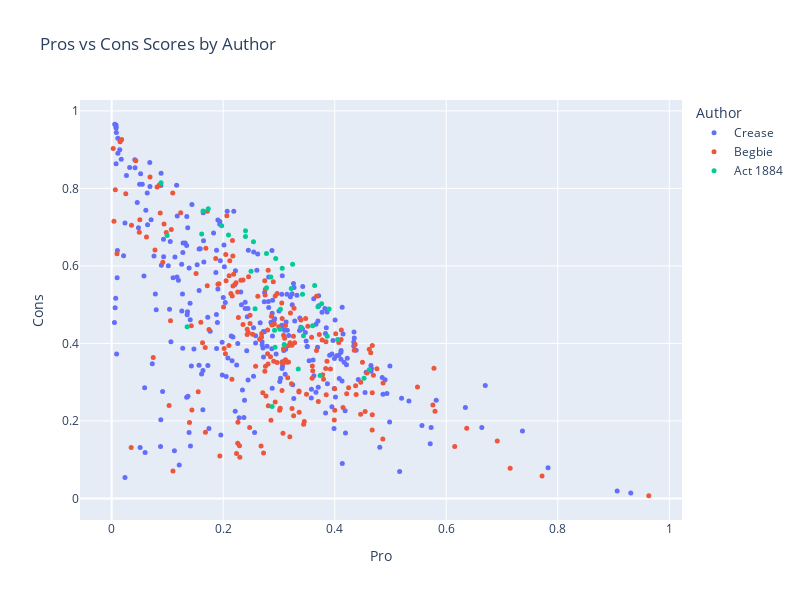

Source (notebook cell):
### Markdown cell above
We visualize the distribution of the Pro scores and Cons scores for each author using interactive scatter plots and histograms below to see how the scores are distributed across the sentences. This allows us to see if there are any patterns or trends in the stances of the authors

### Code cell
df_scores['Text'] = df_scores['Text'].apply(lambda t: wrap_text(t, width = 50))

fig = px.scatter(
    df_scores,
    x="Pro",
    y="Cons",
    color="Author",
    hover_data=["Text"],
    title="Pros vs Cons Scores by Author",
    width=800,
    height=600
)

fig.update_traces(marker=dict(size=5))
fig.show()

### Figure 1 — Plotly figure (JSON) as saved in the notebook; plotly's stock layout.template omitted (floating-point values rounded to 4 significant figures; data arrays with more than 128 entries replaced by an {"elided": "..."} marker saying what was removed)
{"data": [{"customdata": {"elided": "287x1 str values"}, "hovertemplate": "Author=Crease<br>Pro=%{x}<br>Cons=%{y}<br>Text=%{customdata[0]}<extra></extra>", "legendgroup": "Crease", "marker": {"color": "#636efa", "size": 5, "symbol": "circle"}, "mode": "markers", "name": "Crease", "orientation": "v", "showlegend": true, "type": "scatter", "x": {"elided": "287 float values"}, "xaxis": "x", "y": {"elided": "287 float values"}, "yaxis": "y"}, {"customdata": {"elided": "202x1 str values"}, "hovertemplate": "Author=Begbie<br>Pro=%{x}<br>Cons=%{y}<br>Text=%{customdata[0]}<extra></extra>", "legendgroup": "Begbie", "marker": {"color": "#EF553B", "size": 5, "symbol": "circle"}, "mode": "markers", "name": "Begbie", "orientation": "v", "showlegend": true, "type": "scatter", "x": {"elided": "202 float values"}, "xaxis": "x", "y": {"elided": "202 float values"}, "yaxis": "y"}, {"customdata": [["An Act to regulate the Chinese population of<br>British Columbia."], ["WHEREAS the incoming of Chinese to British<br>Columbia largely exceeds that of any other class<br>of immigrant, and the population so introduced are<br>fast becoming superior in number to our own race;<br>are not disposed to be governed by our laws; are<br>dissimilar in habits and occupation from our<br>people; evade the payment of taxes justly due to<br>the Government; are governed by pestilential<br>habits; are useless in instances of emergency;<br>habitually desecrate grave yards by the removal of<br>bodies therefrom; and generally the laws governing<br>the whites are found to be inapplicable to<br>Chinese, and such Chinese are inclined to habits<br>subversive of the comfort and well-being of the<br>community:    And whereas it is expedient to pass<br>special laws for the Government of Chinese:<br>Therefore, Her Majesty, by and with the advice and<br>consent of the Legislative Assembly of the<br>Province of British Columbia, enacts as follows:—<br>1."], ["This Act shall be cited as the \"Chinese Regulation<br>Act, 1884.\""], ["The term \"Chinese\" wherever used in this Act shall<br>mean any native of the Chinese Empire or its<br>dependencies not born of British parents, and<br>shall include any person of the Chinese race."], ["From and after the passage of this Act there shall<br>be payable and paid by every Chinese in British<br>Columbia, above the age of fourteen years, unto<br>and for the use of Her Majesty, Her heirs and<br>successors, the sum of ten dollars, and thereafter<br>on the 1st day of June in each and every year<br>there shall be likewise payable and paid by such<br>Chinese person a further sum of ten dollars."], ["The Lieutenant-Governor in Council shall<br>immediately upon the passage of this Act, and from<br>time to time thereafter as occasion may require,<br>appoint in each electoral district, one or more<br>person or persons to be called Chinese Collectors,<br>to collect and receive such payments from Chinese,<br>and such Collector or Collectors immediately upon<br>such payment shall issue and deliver to the person<br>paying the same a licence in the form contained in<br>the Schedule hereto, and the Lieutenant-Governor<br>in Council may require from the Collectors so to<br>be appointed such security as he may see fit and<br>may allow them such percentage upon the amount of<br>collections as may seem reasonable and just, and<br>the Lieutenant-Governor in Council may further<br>allow such additional sum by way of expenses as<br>may be necessary and reasonable for the purpose of<br>carrying out the provisions of this Act."], ["Any Chinese who shall be found within the Province<br>not having in his possession a licence issued<br>under the provisions of this Act, lawfully issued<br>to him, shall on conviction thereof forfeit and<br>pay a sum not exceeding forty dollars."], ["Any Collector or Government servant wilfully<br>disobeying any of the provisions of this Act shall<br>forfeit and pay a sum not exceeding one hundred<br>dollars."], ["Every Collector shall collect the tax from each<br>Chinese, and shall as soon afterwards as may be<br>pay over the amount to the Officer in charge of<br>the Treasury, or to such other person as the<br>Lieutenant-Governor in Council may from time to<br>time direct."], ["Every employer of Chinese shall furnish to the<br>Collector, when requested by him so to do, from<br>time to time, a list of all Chinese in his employ,<br>or indirectly employed by him; but no such<br>statement shall bind the Collector, nor shall<br>excuse him from making due enquiry to ascertain<br>its correctness."], ["In case any employer of Chinese fails to deliver<br>to the Collector the list mentioned in the<br>preceding section, when required so to do, or<br>knowingly states anything falsely therein, such<br>employer shall, on complaint of the Collector and<br>upon conviction before a Justice of the Peace<br>having jurisdiction within the district wherein<br>such employer carries on his business, forfeit and<br>pay a fine not exceeding one hundred dollars for<br>every Chinese in his employ, to be recovered by<br>distress of the goods and chattels of such<br>employer failing to pay the same, or in lieu<br>thereof shall be liable to imprisonment for a<br>period not less than one month and not exceeding<br>two calendar months."], ["The Collector may, by himself or his agent, levy<br>the amount of the licence from any Chinese not<br>being in lawful possession of a licence, with<br>costs, by distress of his goods and chattels, or<br>of any goods and chattels which may be in the<br>possession of the delinquent, or which may be upon<br>or in any premises (whether the goods of the<br>delinquent or not) for the time being in the<br>possession or occupation of such delinquent<br>Chinese, and for the purposes of this section<br>premises shall be deemed to be in the possession<br>or occupation of any Chinese when it can be shewn<br>to the satisfaction of the tribunal having<br>cognizance of the matter—    (a.)"], ["That such Chinese habitually frequents such<br>premises with the assent of the owner."], ["That he is the owner or one of the owners of the<br>premises, or has control either alone or jointly<br>with another or others of such premises or some<br>part thereof."], ["(c.) That he has passed the night or slept upon<br>such premises at any time within a week of the<br>levy."], ["It shall be sufficient authority for the Collector<br>to levy as aforesaid on the non-production of the<br>licence."], ["Proof of the lawful possession of such receipt<br>shall lie on the person whose goods are<br>distrained."], ["Every employer of Chinese shall demand from every<br>such Licence to be demanded by employer and<br>retained during the service."], ["Chinese in his employ his licence, and shall<br>retain the same in his possession during the time<br>such Chinese is in his employ, and shall return<br>the same to him when he leaves his service; and<br>every employer as aforesaid shall produce to the<br>Collector, whenever required so to do, such<br>licence for his inspection."], ["The Toll Collector at any and every toll gate<br>which may exist in the Province from time to time,<br>shall, before allowing any Chinese to pass through<br>any toll gate, demand from such Chinese the<br>production of his licence, and, until the same is<br>produced, such Chinese shall not be allowed to<br>proceed through the toll gate."], ["It shall be unlawful for any person to employ any<br>Chinese who has not in his possession the licence<br>required by this Act, and any person guilty of an<br>infraction of the provisions of this section shall<br>forfeit and pay a fine not exceeding fifty dollars<br>for every Chinese so employed."], ["The sum payable by a Chinese for a free miner’s<br>certificate shall be fifteen dollars for each year<br>during which the same is to be in force instead of<br>five dollars, as by the present mining laws<br>provided, and no free miner’s certificate shall<br>hereafter be issued to any Chinese except upon<br>payment of the said sum of fifteen dollars."], ["Any Chinese who shall be found mining for gold and<br>precious metals, or following the ordinary<br>occupation of a free miner, whether on his own<br>account or for others, without having in his<br>possession a free miner’s certificate, lawfully<br>issued to him subsequently to the passage of this<br>Act, and any person who shall employ any Chinese<br>in and about gold mining who has not in his<br>possession such a certificate, shall forfeit and<br>pay a sum not exceeding thirty dollars."], ["of the Schedule A to the “Licences Ordinance,<br>1867,” is hereby amended by adding thereto the<br>following words: “but no licence shall be issued<br>to any Chinese.”    17."], ["Without the permission in writing of the<br>Provincial Secretary or Government Agent of the<br>district or place where the permission is sought<br>it shall be unlawful to remove the remains of any<br>dead Chinese from any cemetery or place where such<br>dead Chinese may have been interred, or to exhume<br>the bodies or remains of any dead Chinese, and any<br>person guilty of an infraction of this section<br>shall forfeit and pay a sum not exceeding one<br>hundred dollars."], ["The use of opium (except for medicinal or surgical<br>purposes) is hereby prohibited, and any person who<br>shall use or consume, or have in his possession<br>any opium, except for the purposes aforesaid,<br>shall forfeit and pay a penalty not exceeding one<br>hundred dollars, and the onus of proof shall lie<br>upon the party charged of showing that such opium<br>was used, or consumed, or in his possession for<br>medicinal or surgical purposes."], ["Any pecuniary penalty by this Act imposed may be<br>sued for and recovered in a summary way before any<br>Justice of the Peace having jurisdiction in the<br>locality where the charge is made, and in default<br>of immediate payment of any such penalty the same<br>may be recovered by distress and sale of the goods<br>of the offender, and failing sufficient distress,<br>the offender shall suffer a term of imprisonment<br>not exceeding three calendar months."], ["No conviction for any offence shall be quashed for<br>want of form, and no conviction shall be removed<br>into any of Her Majesty’s Courts by certiorari or<br>reviewed in any manner, except by appeal in manner<br>hereinafter stated, that is to say: Any Chinese<br>convicted of an offence against the provisions of<br>this Act may appeal to the County Court nearest to<br>the place of conviction, provided he shall, within<br>four days after such conviction, have given notice<br>in writing to the convicting Magistrate of his<br>intention to appeal, and shall have furnished<br>security in the sum of one hundred dollars,<br>conditioned to abide by the decision of the<br>appellate Court, and shall have also deposited<br>with the convicting Magistrate a sum of money<br>sufficient in the opinion of such Magistrate to<br>pay the costs and expenses of a jury to try such<br>appeal, and such appeal shall be heard and tried<br>before the County Court, with or without a jury of<br>five, at the option of the parties, and<br>notwithstanding any defect in the proceedings, the<br>appeal shall be heard and decided on the merits,<br>and if the conviction be affirmed the appellant<br>shall be punished according to the conviction, and<br>shall pay the costs of the appeal, and if the<br>appeal be allowed, it shall be lawful for the<br>Lieutenant-Governor in Council to issue his<br>warrant to the Treasurer for the repayment to the<br>appellant of the money paid by him for jury<br>process."], ["Any Chinese who shall lend his licence or free<br>miner’s certificate to another Chinese, and any<br>Chinese who shall utter or pass off upon any<br>Collector or other person any licence or free<br>miner’s certificate other than his own, with<br>intent himself to avoid payment of the licence fee<br>payable under this Act, (and the onus of proving<br>that such was not his intent, shall rest upon the<br>person charged), shall forfeit and pay a penalty<br>of not less than twenty dollars nor more than one<br>hundred dollars."], ["The tribunal having cognizance of any matter under<br>the provisions of this Act may decide, upon its<br>own view and judgment, whether any person is a<br>Chinese, and whether any person found by the Court<br>to be a Chinese be of the age of fourteen years."], ["It shall not be lawful to let or occupy, or suffer<br>to be occupied as a dwelling, any room unless the<br>following requirements are complied with, that is<br>to say:—    (a.)"], ["Unless such room contains at all times at least<br>384 cubic feet of space for each person occupying<br>the same:    (b.)"], ["Unless such room has a window, made to open, at<br>least two feet square."], ["Any person who lets, occupies, or knowingly<br>suffers to be occupied, any room contrary to the<br>provisions of section 23, shall be liable for<br>every offence to a penalty not exceeding fifty<br>dollars."], ["Any room in which any person passes the night<br>shall be deemed to be occupied as a dwelling<br>within the meaning of this Act."], ["The Lieutenant-Governor in Council may, by any<br>general regulation, direct that any persons<br>imprisoned in respect of any infraction against<br>the provisions of this Act shall be worked and<br>employed at such places and on such public works,<br>or local works for the public benefit or<br>convenience, and may make such rules and<br>regulations, and may alter or annul the same, for<br>the safe custody, control, and general management<br>of such prisoners, as the said Lieutenant-Governor<br>may from time to time deem advisable."], ["The Lieutenant-Governor in Council may also make<br>such rules and regulations, not inconsistent<br>herewith, as may from time to time appear<br>necessary for carrying out the true intent and<br>meaning of this Act."], ["For the purpose of any proceeding taken under the<br>provisions of this Act, the burden shall lie on<br>the defendant of proving that he is exempt from<br>the operation of any of its provisions, and it<br>shall not be necessary in any information,<br>summons, or conviction, or other document, to<br>state or negative any exception in or exemption<br>under this Act or in contemplation of law."], ["This Act shall not come into operation until one<br>year from the passage hereof."], ["This Act may be cited as the \"Chinese Regulation<br>Act, 1884.\""]], "hovertemplate": "Author=Act 1884<br>Pro=%{x}<br>Cons=%{y}<br>Text=%{customdata[0]}<extra></extra>", "legendgroup": "Act 1884", "marker": {"color": "#00cc96", "size": 5, "symbol": "circle"}, "mode": "markers", "name": "Act 1884", "orientation": "v", "showlegend": true, "type": "scatter", "x": [0.1615, 0.08859, 0.2942, 0.293, 0.3245, 0.364, 0.1973, 0.4619, 0.1638, 0.3405, 0.1733, 0.2095, 0.1353, 0.3739, 0.3347, 0.2778, 0.3865, 0.3699, 0.3766, 0.2777, 0.24, 0.2544, 0.3059, 0.09948, 0.2855, 0.2572, 0.3439, 0.3899, 0.3423, 0.3221, 0.3094, 0.2877, 0.2921, 0.3019, 0.3604, 0.25, 0.4526, 0.3026, 0.4053, 0.24], "xaxis": "x", "y": [0.6822, 0.8148, 0.6188, 0.3903, 0.6046, 0.5497, 0.7038, 0.3319, 0.7418, 0.4402, 0.7478, 0.68, 0.4429, 0.3169, 0.3338, 0.5437, 0.4183, 0.4949, 0.5025, 0.632, 0.6908, 0.6624, 0.5942, 0.6788, 0.5717, 0.4896, 0.4197, 0.4887, 0.5272, 0.5417, 0.3971, 0.2371, 0.434, 0.4363, 0.4454, 0.5862, 0.3099, 0.4881, 0.41, 0.6759], "yaxis": "y"}], "layout": {"height": 600, "legend": {"title": {"text": "Author"}, "tracegroupgap": 0}, "title": {"text": "Pros vs Cons Scores by Author"}, "width": 800, "xaxis": {"anchor": "y", "domain": [0, 1], "title": {"text": "Pro"}}, "yaxis": {"anchor": "x", "domain": [0, 1], "title": {"text": "Cons"}}}}
